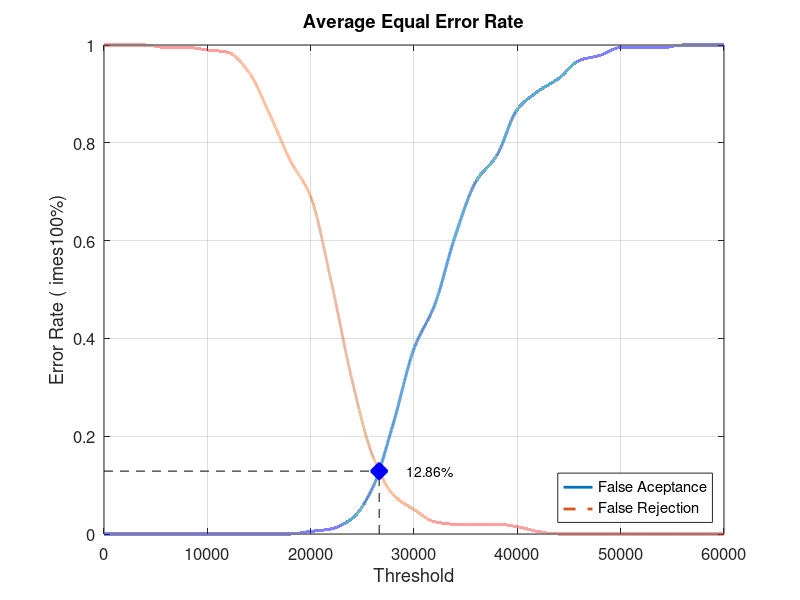
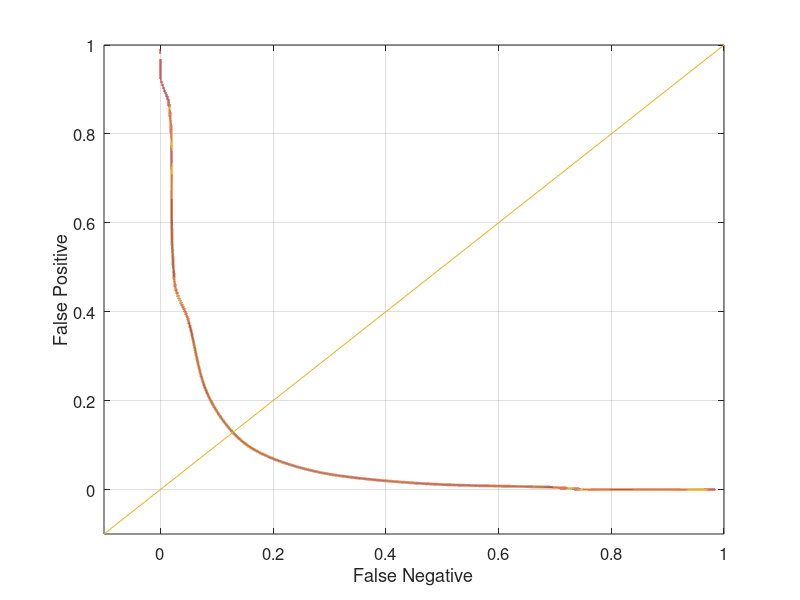

Recreate these plots in MATLAB, in order.
close all;
clear;
clc;
x = 0:2000:60000;
xq = 0:0.5:60000;

y0 = [0 0 0 0 0 0 0 0 0 0 0.00526316 0.0105263 0.0315789 0.0947368 0.226316 0.378947 0.468421 0.610526 0.721053 0.773684 0.868421 0.905263 0.931579 0.968421 0.978947 0.994737 0.994737 0.994737 1 1 1]
yy0 = interp1(x, y0, xq, 'pchip');
y1 = [1 1 1 0.995 0.995 0.99 0.985 0.945 0.86 0.765 0.69 0.515 0.315 0.16 0.08 0.05 0.025 0.02 0.02 0.02 0.015 0.005 0 0 0 0 0 0 0 0 0]
yy1 = interp1(x, y1, xq, 'pchip');

% Calculating EER: 
y2 = abs(y0 - y1);
find(y2 == min(y2))
yy2 = abs(yy0 - yy1);
xEER = find(yy2 == min(yy2));
xEERIndex = xq(xEER) % X-axis EER
yEER = yy0(xEER) % Y-axis EER

main = figure
plot(xq, yy0,'-','LineWidth', 2);	hold on
plot(xq, yy1,'--','LineWidth', 2);	hold on
plot([xEERIndex xEERIndex], [0 yEER], 'k--');	hold on
plot([0 xEERIndex], [yEER yEER], 'k--');	hold on
plot(xEERIndex, yEER, 'bx', 'LineWidth', 10);	hold on
text(xEERIndex + 10 * xEERIndex / 100, yEER, [num2str(round((10000 * yEER)) / 100) '%'])
legend('False Aceptance', 'False Rejection', 'Location', 'SouthEast')
xlabel('Threshold')
ylabel('Error Rate (	imes100%)')
title('Average Equal Error Rate')
set(gca, 'FontSize', 12)
axis([0 60000 0 1])
grid on

print(main, 'Database1_4Main', '-dpng');
FNRxFPR = figure('Color', [1 1 1]);
plot(yy1, yy0, '-', yy1, yy0, 'LineWidth', 2);
hold on
y = -0.1:0.1:1
plot(y, y); 
set(gca, 'FontSize', 12)
xlabel('False Negative')
ylabel('False Positive')
axis([-0.1 1 -0.1 1])
set(gca, 'FontSize', 12)
grid on

print(FNRxFPR, 'Database1_4FNRxFPR','-dpng');
